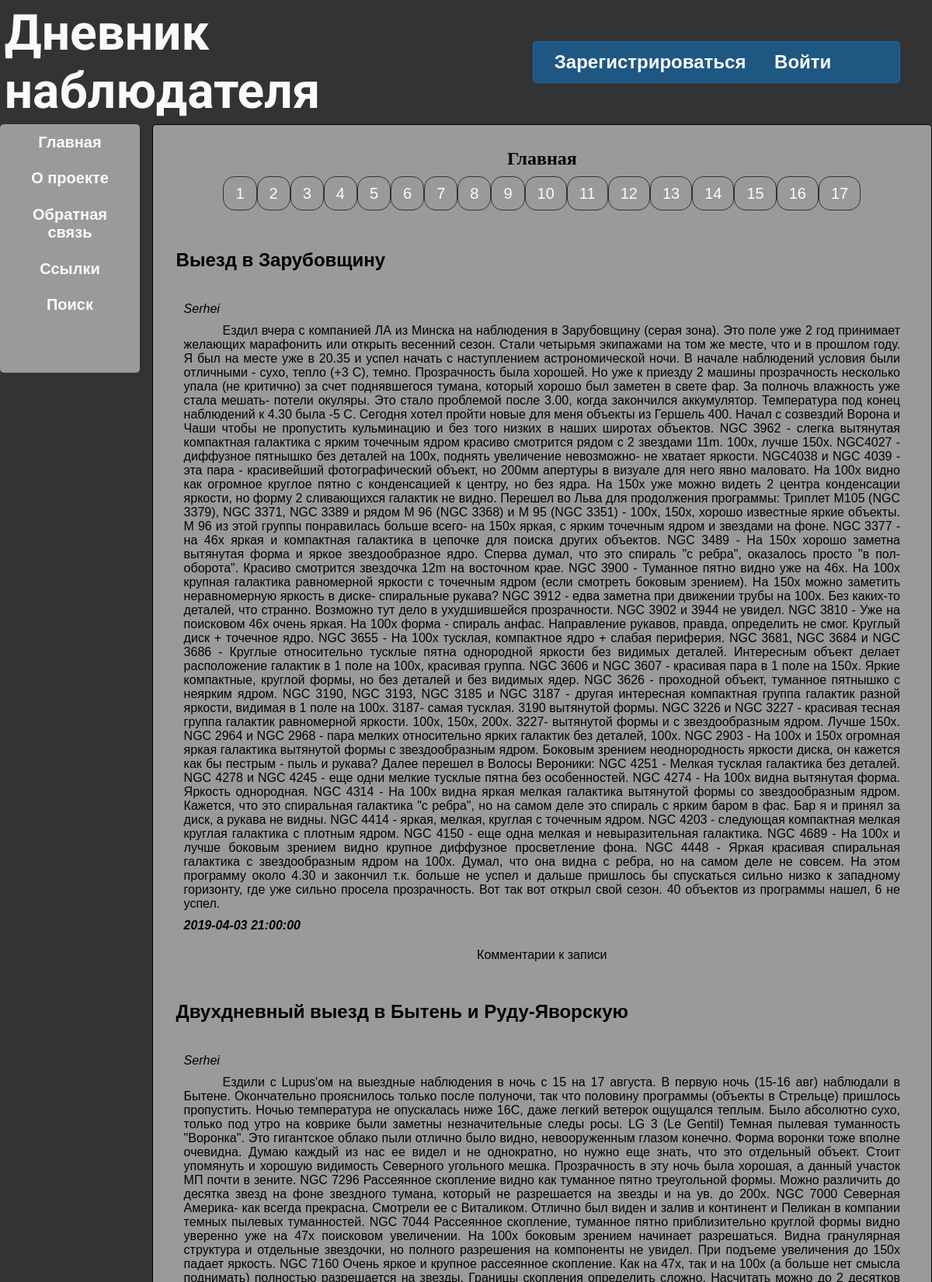
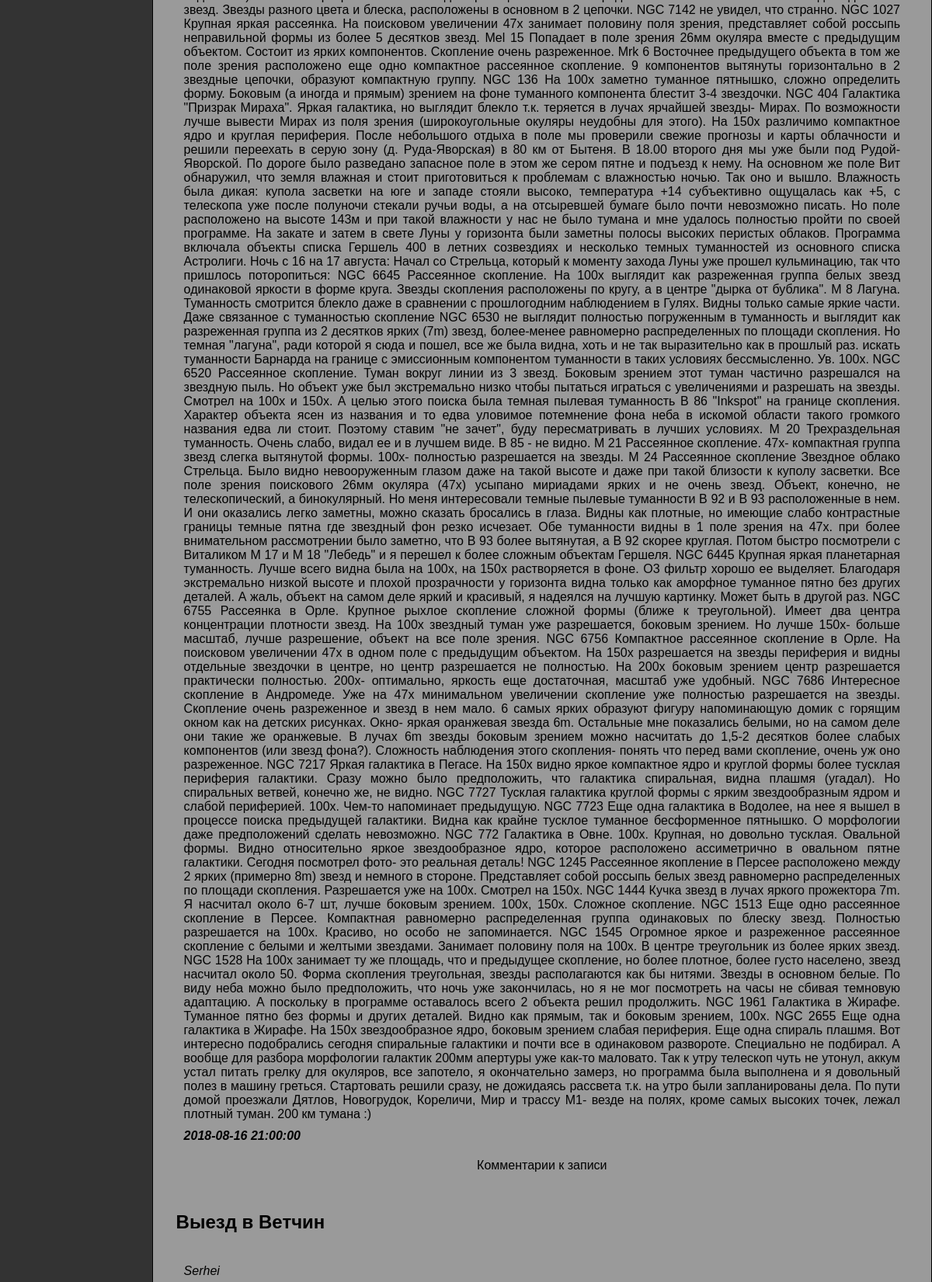
The page /index.php?act=main&page=2 (upper part) on the database its author committed (2 pictures, top to bottom).
### tables this page shows
CREATE TABLE `articles` (
  `id` int(10) UNSIGNED NOT NULL,
  `user_id` int(10) UNSIGNED NOT NULL,
  `subject` varchar(255) NOT NULL DEFAULT 'Нет темы',
  `content` text NOT NULL,
  `publication_date` timestamp NOT NULL DEFAULT current_timestamp()
);

CREATE TABLE `users` (
  `id` int(10) UNSIGNED NOT NULL,
  `username` varchar(30) NOT NULL,
  `password` varchar(32) NOT NULL,
  `email` varchar(50) NOT NULL,
  `phone` varchar(14) DEFAULT NULL,
  `regdate` timestamp NOT NULL DEFAULT current_timestamp(),
  `birthdate` timestamp NULL DEFAULT NULL
);

### index.php (called while the page is built, shortened)
<?php
include (ROOT.'/inc/page.php');

### inc/pages/main.php (the view, shortened to what this page needs)
<?php
function page(){
	echo '<h1>Главная</h1>';
	include_once (ROOT.'/inc/db_connect.php');
	$count_articles=$mysqli->query("SELECT COUNT(*)FROM `articles`");
	$count=$count_articles->fetch_assoc();
	$limit_per_page=10;
	$num_pages=ceil($count['COUNT(*)']/$limit_per_page);
	$page=$_GET['page'];
	$page=intval($page);
?>
<div class='pagenumber'>
<?php
	for ($i=1; $i<=$num_pages; $i++){
		echo "<span class='pageN'><a href='index.php?act=main&amp;page=$i'>$i</a></span>";
	}
?>
</div>
<?php
	$start=($page-1)*$limit_per_page;
	$result=$mysqli->prepare("SELECT * FROM `users` INNER JOIN `articles` ON `articles`.`user_id`=`users`.`id` ORDER BY `publication_date` DESC LIMIT ?,?");
	$result->bind_param('ii',$start,$limit_per_page);
	$result->execute();
	$results=$result->get_result();
	while($row=$results->fetch_assoc()){
		echo "<article><div class='article_subject'>$row[subject]</div><div class='author'>$row[username]</div>
			<div class='article_content'>$row[content]</div><div class='publication_date'>$row[publication_date]</div></article>";
		echo "<div class='show_comments'>Комментарии к записи</div>";
	}
}

### css/flex.css (style rules this page uses)
:root { --bg_grey: hsla(0, 0%, 65%, 0.90); --bg_blue: hsla(206, 98%, 50%, 0.4); --bg_black: #333; --white: #fafafa; --link:hsla(0, 0%, 98%, 0.1); --link_active: red; --success:green; --shadow:lightblue; --button:dodgerblue; --button_hover:blue; --error:red; --img:dodgerblue; }
* { box-sizing: border-box; margin:0; padding:0; }
body { font-family:'Lucida Sans', 'Lucida Sans Regular', 'Lucida Grande', 'Lucida Sans Unicode', Geneva, Verdana, sans-serif; font-size: 100%; background-image: url('bckgd.jpg'); background-color: var(--bg_black); background-size: auto; display:flex; flex-direction: column; justify-content: flex-start; align-items: flex-start; overflow-x:hidden; flex:1 0 auto; }
a:link, a:visited { text-decoration: none; color: var(--white); padding: 10px 15px; }
h1 { text-align: center; font-family: Verdana; font-weight: bold; }
.pagenumber { padding:20px; width:100%; text-align:center; }
.pageN a { border:1px solid var(--bg_black); border-radius:15px; font-size: 1.25em; }
.article_subject { font-size: 1.5em; font-weight: bold; margin: 20px; padding:20px; margin-left:0px; padding-left:0px; }
.author { font-style: italic; margin: 10px; }
.article_content { margin: 10px; text-indent:50px; }
.publication_date { font-weight: bold; font-style: italic; margin: 10px; }
.show_comments { text-align:center; padding:10px; }

### rows shown on the page
articles: subject "Выезд в Зарубовщину", user.username "Serhei", content "Ездил вчера с компанией ЛА из Минска на наблюдения в Зарубовщину (серая зона). Это поле уже 2 год принимает желающих марафонить или открыть весенний сезон. Стали четырьмя экипажами на том же месте, что и в прошлом году. Я был на месте уже в 20.35 и успел начать с наступлением астрономической ночи. В начале наблюдений условия были отличными - сухо, тепло (+3 С), темно. Прозрачность была хорошей. Но уже к приезду 2 машины прозрачность несколько упала (не критично) за счет поднявшегося тумана, который хорошо был заметен в свете фар. За полночь влажность уже стала мешать- потели окуляры. Это стало проблемой после 3.00, когда закончился аккумулятор. Температура под конец наблюдений к 4.30 была…", publication_date "2019-04-03 21:00:00"
articles: subject "Двухдневный выезд в Бытень и Руду-Яворскую", user.username "Serhei", content "Ездили с Lupus'ом на выездные наблюдения в ночь с 15 на 17 августа. В первую ночь (15-16 авг) наблюдали в Бытене. Окончательно прояснилось только после полуночи, так что половину программы (объекты в Стрельце) пришлось пропустить. Ночью температура не опускалась ниже 16С, даже легкий ветерок ощущался теплым. Было абсолютно сухо, только под утро на коврике были заметны незначительные следы росы. LG 3 (Le Gentil) Темная пылевая туманность \"Воронка\". Это гигантское облако пыли отлично было видно, невооруженным глазом конечно. Форма воронки тоже вполне очевидна. Думаю каждый из нас ее видел и не однократно, но нужно еще знать, что это отдельный объект. Стоит упомянуть и хорошую видимость…", publication_date "2018-08-16 21:00:00"
articles: subject "Выезд в Ветчин", user.username "Serhei"
